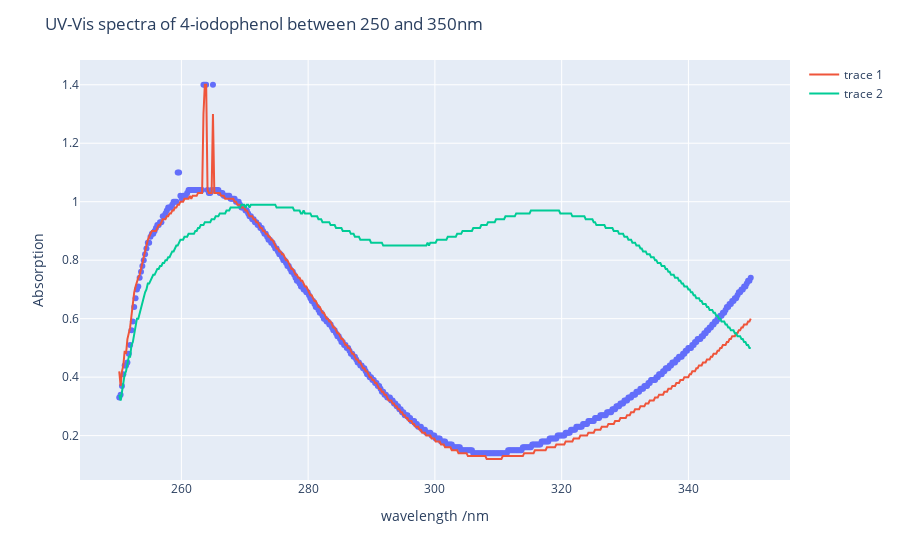

Notebook code cell kept with this figure:
### Code cell
import plotly.express as px
fig = px.scatter(x=range_all_data_one.w_NaOH, y=range_all_data_one.A_NaOH )
fig.add_scatter(x=range_all_data_one.w_buffer, y=range_all_data_one.A_buffer, showlegend = True)
fig.add_scatter(x = range_all_data_one.w_HCl, y=range_all_data_one.A_HCl)
fig.update_layout(
    title="UV-Vis spectra of 4-iodophenol between 250 and 350nm",
    xaxis_title="wavelength /nm ",
    yaxis_title="Absorption")
fig.show()

### Figure 1 — Plotly figure (JSON) as saved in the notebook; plotly's stock layout.template omitted (floating-point values rounded to 4 significant figures; data arrays with more than 128 entries replaced by an {"elided": "..."} marker saying what was removed)
{"data": [{"hovertemplate": "x=%{x}<br>y=%{y}<extra></extra>", "legendgroup": "", "marker": {"color": "#636efa", "symbol": "circle"}, "mode": "markers", "name": "", "orientation": "v", "showlegend": false, "type": "scatter", "x": {"elided": "471 float values"}, "xaxis": "x", "y": {"elided": "471 float values"}, "yaxis": "y"}, {"showlegend": true, "type": "scatter", "x": {"elided": "471 float values"}, "y": {"elided": "471 float values"}}, {"type": "scatter", "x": {"elided": "471 float values"}, "y": {"elided": "471 float values"}}], "layout": {"legend": {"tracegroupgap": 0}, "margin": {"t": 60}, "title": {"text": "UV-Vis spectra of 4-iodophenol between 250 and 350nm"}, "xaxis": {"anchor": "y", "domain": [0, 1], "title": {"text": "wavelength /nm "}}, "yaxis": {"anchor": "x", "domain": [0, 1], "title": {"text": "Absorption"}}}}
